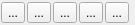
<?xml version="1.0" encoding="UTF-8"?>
<ui version="4.0">
 <class>Form</class>
 <widget class="QWidget" name="Form">
  <property name="geometry">
   <rect>
    <x>0</x>
    <y>0</y>
    <width>135</width>
    <height>24</height>
   </rect>
  </property>
  <property name="windowTitle">
   <string>Form</string>
  </property>
  <property name="styleSheet">
   <string notr="true">font: 8pt &quot;Arial&quot;;</string>
  </property>
  <layout class="QHBoxLayout" name="horizontalLayout">
   <property name="spacing">
    <number>1</number>
   </property>
   <property name="leftMargin">
    <number>0</number>
   </property>
   <property name="topMargin">
    <number>2</number>
   </property>
   <property name="rightMargin">
    <number>0</number>
   </property>
   <property name="bottomMargin">
    <number>2</number>
   </property>
   <item>
    <widget class="QToolButton" name="buttonNext">
     <property name="text">
      <string>...</string>
     </property>
    </widget>
   </item>
   <item>
    <widget class="QToolButton" name="buttonPrev">
     <property name="text">
      <string>...</string>
     </property>
    </widget>
   </item>
   <item>
    <widget class="QToolButton" name="buttonLast">
     <property name="text">
      <string>...</string>
     </property>
    </widget>
   </item>
   <item>
    <widget class="QToolButton" name="buttonFirst">
     <property name="text">
      <string>...</string>
     </property>
    </widget>
   </item>
   <item>
    <widget class="QToolButton" name="buttonAll">
     <property name="text">
      <string>...</string>
     </property>
    </widget>
   </item>
  </layout>
 </widget>
 <resources/>
 <connections/>
</ui>
